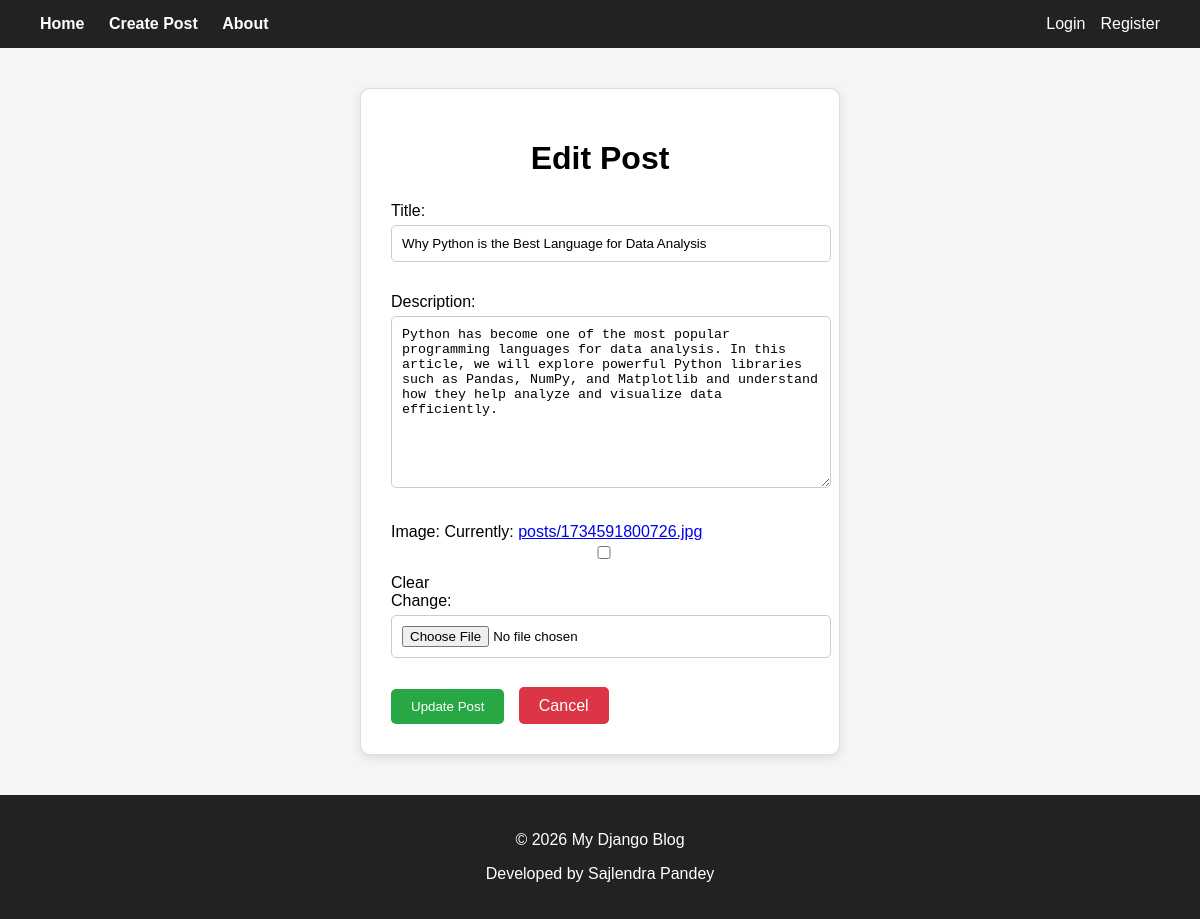
Page /update/9/ on the committed database.
### home/models.py (models this page shows, shortened)
class Post(models.Model):
    Title=models.CharField(max_length=50)
    Description=models.TextField()
    Image=models.ImageField(upload_to='posts/',null=True, blank=True,max_length=255)
    Created_at=models.DateField(auto_now_add=True)
    user=models.ForeignKey(User,on_delete=models.CASCADE,null=True)

### home/views.py (the view)
# urls.py: path('update/<int:id>/',views.update_post,name='update_post'),
def update_post(request,id):
    post=get_object_or_404(Post,id=id)
    if request.method=="POST":
        form=PostForm(request.POST,request.FILES,instance=post)
        if form.is_valid():
            form.save()
            messages.success(request,"Post update successfully")
            return redirect('index')
    else:
        form=PostForm(instance=post)
    return render(request,"edit_post.html",{'form':form})

### home/forms.py
class PostForm(forms.ModelForm):
    class Meta:
        model = Post
        fields = ['Title', 'Description','Image']

### home/templates/edit_post.html (shortened to what this page needs)
{% extends 'base.html' %}
{% block content %}
<div class="form-container">
<div class="form-card">
<h1>Edit Post</h1>
<form method="POST" enctype="multipart/form-data">
{{ form.as_p }}
<button class="btn save-btn" type="submit">Update Post</button>
<a href="{% url 'index' %}" class="cancel-btn">Cancel</a>
</form>
</div>
</div>
{% endblock %}

### home/templates/base.html (style rules this page uses)
body { font-family: Arial, sans-serif; margin:0; background:#f5f5f5; }

### home/templates/edit_post.html (style rules this page uses)
.form-container { width:50%; margin:auto; margin-top:40px; }
.form-card { border:1px solid #ddd; padding:30px; border-radius:10px; box-shadow:0 3px 10px rgba(0,0,0,0.1); background:white; }
.form-card h1 { text-align:center; margin-bottom:25px; }
.form-card input, .form-card textarea, .form-card select { width:100%; padding:10px; margin-top:5px; margin-bottom:15px; border:1px solid #ccc; border-radius:5px; }
.btn { padding:10px 20px; border:none; border-radius:5px; cursor:pointer; }
.save-btn { background:#28a745; color:white; }
.cancel-btn { background:#dc3545; color:white; margin-left:10px; text-decoration:none; padding:10px 20px; border-radius:5px; }

### rows in the picture
Post: Title "Why Python is the Best Language for Data Analysis", Description "Python has become one of the most popular programming languages for data analysis. In this article, we will explore powerful Python libraries such as Pandas, NumPy, and Matplotlib and understand how they help analyze and visualize data efficiently."
